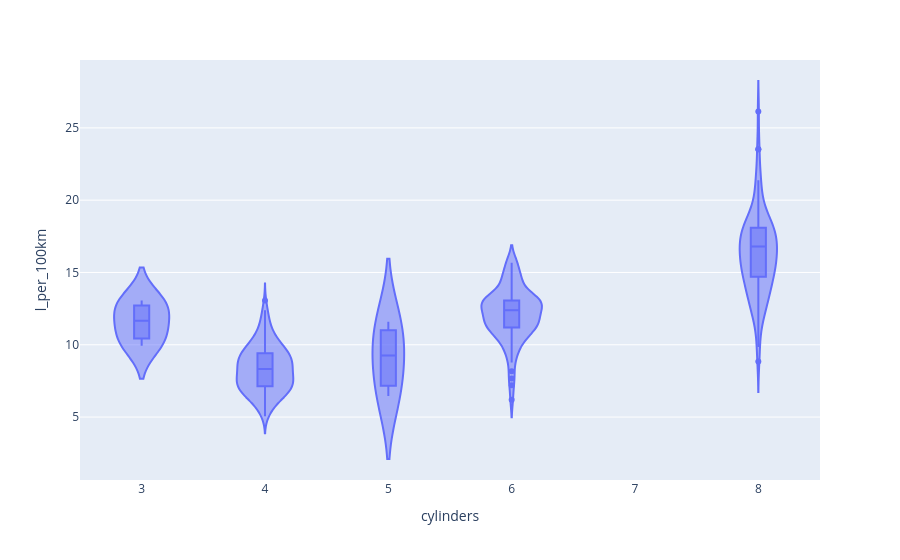

The code cell stored with this chart in its notebook:
### Markdown cell above
## Zadanie 3

Badam, czy zużycie paliwa zależy od liczby cylindrów, obliczając średnie zużycie paliwa dla samochodów o danej liczbie cylindrów, a następnie przedstawiam wyniki na histogramie.

### Code cell
auto_df["l_per_100km"] = mpg_conversion_rate/auto_df["mpg"]
px.violin(auto_df, x='cylinders', y='l_per_100km', box=True)

### Figure 1 — Plotly figure (JSON) as saved in the notebook; plotly's stock layout.template omitted (floating-point values rounded to 4 significant figures; data arrays with more than 128 entries replaced by an {"elided": "..."} marker saying what was removed)
{"data": [{"alignmentgroup": "True", "box": {"visible": true}, "hovertemplate": "cylinders=%{x}<br>l_per_100km=%{y}<extra></extra>", "legendgroup": "", "marker": {"color": "#636efa"}, "name": "", "offsetgroup": "", "orientation": "v", "scalegroup": "True", "showlegend": false, "type": "violin", "x": {"elided": "398 int values"}, "x0": " ", "xaxis": "x", "y": {"elided": "398 float values"}, "y0": " ", "yaxis": "y"}], "layout": {"legend": {"tracegroupgap": 0}, "margin": {"t": 60}, "violinmode": "group", "xaxis": {"anchor": "y", "domain": [0, 1], "title": {"text": "cylinders"}}, "yaxis": {"anchor": "x", "domain": [0, 1], "title": {"text": "l_per_100km"}}}}
